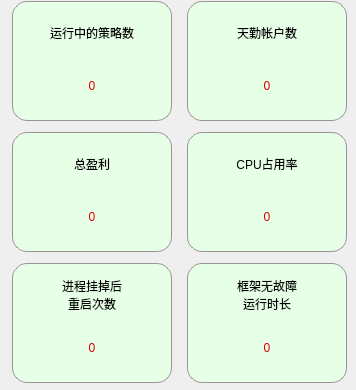
                           <widget class="QFrame" name="frame_4">
                            <property name="sizePolicy">
                             <sizepolicy hsizetype="Expanding" vsizetype="Expanding">
                              <horstretch>0</horstretch>
                              <verstretch>0</verstretch>
                             </sizepolicy>
                            </property>
                            <property name="minimumSize">
                             <size>
                              <width>356</width>
                              <height>390</height>
                             </size>
                            </property>
                            <property name="maximumSize">
                             <size>
                              <width>356</width>
                              <height>16777215</height>
                             </size>
                            </property>
                            <property name="styleSheet">
                             <string notr="true">QFrame {
	border-radius: 20px;
}</string>
                            </property>
                            <property name="frameShape">
                             <enum>QFrame::StyledPanel</enum>
                            </property>
                            <property name="frameShadow">
                             <enum>QFrame::Raised</enum>
                            </property>
                            <layout class="QHBoxLayout" name="horizontalLayout_28">
                             <property name="spacing">
                              <number>5</number>
                             </property>
                             <property name="leftMargin">
                              <number>2</number>
                             </property>
                             <property name="topMargin">
                              <number>0</number>
                             </property>
                             <property name="rightMargin">
                              <number>0</number>
                             </property>
                             <property name="bottomMargin">
                              <number>5</number>
                             </property>
                             <item>
                              <widget class="QFrame" name="frame_53">
                               <property name="frameShape">
                                <enum>QFrame::StyledPanel</enum>
                               </property>
                               <property name="frameShadow">
                                <enum>QFrame::Raised</enum>
                               </property>
                               <layout class="QVBoxLayout" name="verticalLayout_21">
                                <property name="spacing">
                                 <number>10</number>
                                </property>
                                <property name="leftMargin">
                                 <number>10</number>
                                </property>
                                <property name="topMargin">
                                 <number>0</number>
                                </property>
                                <property name="rightMargin">
                                 <number>5</number>
                                </property>
                                <property name="bottomMargin">
                                 <number>0</number>
                                </property>
                                <item>
                                 <widget class="QFrame" name="frame_6">
                                  <property name="minimumSize">
                                   <size>
                                    <width>160</width>
                                    <height>120</height>
                                   </size>
                                  </property>
                                  <property name="maximumSize">
                                   <size>
                                    <width>160</width>
                                    <height>120</height>
                                   </size>
                                  </property>
                                  <property name="styleSheet">
                                   <string notr="true">QFrame {
	background-color: rgb(230, 255, 230);
	border: 1px solid rgb(150, 150, 150);
	border-radius: 15px;
}
QFrame:hover {
	border: 2px solid rgb(0, 0, 0);
}</string>
                                  </property>
                                  <property name="frameShape">
                                   <enum>QFrame::StyledPanel</enum>
                                  </property>
                                  <property name="frameShadow">
                                   <enum>QFrame::Raised</enum>
                                  </property>
                                  <layout class="QVBoxLayout" name="verticalLayout_7">
                                   <item>
                                    <widget class="QLabel" name="label_4">
                                     <property name="minimumSize">
                                      <size>
                                       <width>120</width>
                                       <height>40</height>
                                      </size>
                                     </property>
                                     <property name="styleSheet">
                                      <string notr="true">background-color: none;
color: rgb(0, , 0);
font: 700 14pt &quot;等线&quot;;
border: none;</string>
                                     </property>
                                     <property name="text">
                                      <string>运行中的策略数</string>
                                     </property>
                                     <property name="alignment">
                                      <set>Qt::AlignCenter</set>
                                     </property>
                                    </widget>
                                   </item>
                                   <item>
                                    <widget class="QLabel" name="label_runing_process_quantity">
                                     <property name="minimumSize">
                                      <size>
                                       <width>140</width>
                                       <height>50</height>
                                      </size>
                                     </property>
                                     <property name="maximumSize">
                                      <size>
                                       <width>140</width>
                                       <height>50</height>
                                      </size>
                                     </property>
                                     <property name="styleSheet">
                                      <string notr="true">background-color: rgba(0, 0, 0, 0);
color: rgb(220, 0, 0);
font: 700 14pt &quot;等线&quot;;
border-radius: 15px;
border: none;</string>
                                     </property>
                                     <property name="text">
                                      <string>0</string>
                                     </property>
                                     <property name="alignment">
                                      <set>Qt::AlignCenter</set>
                                     </property>
                                    </widget>
                                   </item>
                                  </layout>
                                 </widget>
                                </item>
                                <item>
                                 <widget class="QFrame" name="frame_8">
                                  <property name="minimumSize">
                                   <size>
                                    <width>160</width>
                                    <height>120</height>
                                   </size>
                                  </property>
                                  <property name="maximumSize">
                                   <size>
                                    <width>160</width>
                                    <height>120</height>
                                   </size>
                                  </property>
                                  <property name="styleSheet">
                                   <string notr="true">QFrame {
	background-color: rgb(230, 255, 230);
	border: 1px solid rgb(150, 150, 150);
	border-radius: 15px;
}
QFrame:hover {
	border: 2px solid rgb(0, 0, 0);
}</string>
                                  </property>
                                  <property name="frameShape">
                                   <enum>QFrame::StyledPanel</enum>
                                  </property>
                                  <property name="frameShadow">
                                   <enum>QFrame::Raised</enum>
                                  </property>
                                  <layout class="QVBoxLayout" name="verticalLayout_8">
                                   <item>
                                    <widget class="QLabel" name="label_10">
                                     <property name="minimumSize">
                                      <size>
                                       <width>120</width>
                                       <height>40</height>
                                      </size>
                                     </property>
                                     <property name="styleSheet">
                                      <string notr="true">background-color: none;
color: rgb(0, , 0);
font: 700 14pt &quot;等线&quot;;
border: none;</string>
                                     </property>
                                     <property name="text">
                                      <string>总盈利</string>
                                     </property>
                                     <property name="alignment">
                                      <set>Qt::AlignCenter</set>
                                     </property>
                                    </widget>
                                   </item>
                                   <item>
                                    <widget class="QLabel" name="label_total_profit">
                                     <property name="minimumSize">
                                      <size>
                                       <width>140</width>
                                       <height>50</height>
                                      </size>
                                     </property>
                                     <property name="maximumSize">
                                      <size>
                                       <width>140</width>
                                       <height>50</height>
                                      </size>
                                     </property>
                                     <property name="styleSheet">
                                      <string notr="true">background-color: rgba(0, 0, 0, 0);
color: rgb(220, 0, 0);
font: 700 14pt &quot;等线&quot;;
border-radius: 15px;
border: none;</string>
                                     </property>
                                     <property name="text">
                                      <string>0</string>
                                     </property>
                                     <property name="alignment">
                                      <set>Qt::AlignCenter</set>
                                     </property>
                                    </widget>
                                   </item>
                                  </layout>
                                 </widget>
                                </item>
                                <item>
                                 <widget class="QFrame" name="frame_27">
                                  <property name="minimumSize">
                                   <size>
                                    <width>160</width>
                                    <height>120</height>
                                   </size>
                                  </property>
                                  <property name="maximumSize">
                                   <size>
                                    <width>160</width>
                                    <height>120</height>
                                   </size>
                                  </property>
                                  <property name="styleSheet">
                                   <string notr="true">QFrame {
	background-color: rgb(230, 255, 230);
	border: 1px solid rgb(150, 150, 150);
	border-radius: 15px;
}
QFrame:hover {
	border: 2px solid rgb(0, 0, 0);
}</string>
                                  </property>
                                  <property name="frameShape">
                                   <enum>QFrame::StyledPanel</enum>
                                  </property>
                                  <property name="frameShadow">
                                   <enum>QFrame::Raised</enum>
                                  </property>
                                  <layout class="QVBoxLayout" name="verticalLayout_24">
                                   <property name="spacing">
                                    <number>6</number>
                                   </property>
                                   <property name="leftMargin">
                                    <number>9</number>
                                   </property>
                                   <property name="topMargin">
                                    <number>9</number>
                                   </property>
                                   <property name="rightMargin">
                                    <number>9</number>
                                   </property>
                                   <property name="bottomMargin">
                                    <number>9</number>
                                   </property>
                                   <item>
                                    <widget class="QLabel" name="label_12">
                                     <property name="minimumSize">
                                      <size>
                                       <width>120</width>
                                       <height>40</height>
                                      </size>
                                     </property>
                                     <property name="styleSheet">
                                      <string notr="true">background-color: none;
color: rgb(0, , 0);
font: 700 14pt &quot;等线&quot;;
border: none;</string>
                                     </property>
                                     <property name="text">
                                      <string>进程挂掉后
重启次数</string>
                                     </property>
                                     <property name="alignment">
                                      <set>Qt::AlignCenter</set>
                                     </property>
                                    </widget>
                                   </item>
                                   <item>
                                    <widget class="QLabel" name="label_process_reboot_quantity">
                                     <property name="minimumSize">
                                      <size>
                                       <width>140</width>
                                       <height>50</height>
                                      </size>
                                     </property>
                                     <property name="maximumSize">
                                      <size>
                                       <width>200</width>
                                       <height>50</height>
                                      </size>
                                     </property>
                                     <property name="styleSheet">
                                      <string notr="true">background-color: rgba(0, 0, 0, 0);
color: rgb(220, 0, 0);
font: 700 14pt &quot;等线&quot;;
border-radius: 15px;
border: none;</string>
                                     </property>
                                     <property name="text">
                                      <string>0</string>
                                     </property>
                                     <property name="alignment">
                                      <set>Qt::AlignCenter</set>
                                     </property>
                                    </widget>
                                   </item>
                                  </layout>
                                 </widget>
                                </item>
                               </layout>
                              </widget>
                             </item>
                             <item>
                              <widget class="QFrame" name="frame_54">
                               <property name="frameShape">
                                <enum>QFrame::StyledPanel</enum>
                               </property>
                               <property name="frameShadow">
                                <enum>QFrame::Raised</enum>
                               </property>
                               <layout class="QVBoxLayout" name="verticalLayout_35">
                                <property name="spacing">
                                 <number>10</number>
                                </property>
                                <property name="leftMargin">
                                 <number>5</number>
                                </property>
                                <property name="topMargin">
                                 <number>0</number>
                                </property>
                                <property name="rightMargin">
                                 <number>5</number>
                                </property>
                                <property name="bottomMargin">
                                 <number>0</number>
                                </property>
                                <item>
                                 <widget class="QFrame" name="frame_7">
                                  <property name="minimumSize">
                                   <size>
                                    <width>160</width>
                                    <height>120</height>
                                   </size>
                                  </property>
                                  <property name="maximumSize">
                                   <size>
                                    <width>160</width>
                                    <height>120</height>
                                   </size>
                                  </property>
                                  <property name="styleSheet">
                                   <string notr="true">QFrame {
	background-color: rgb(230, 255, 230);
	border: 1px solid rgb(150, 150, 150);
	border-radius: 15px;
}
QFrame:hover {
	border: 2px solid rgb(0, 0, 0);
}</string>
                                  </property>
                                  <property name="frameShape">
                                   <enum>QFrame::StyledPanel</enum>
                                  </property>
                                  <property name="frameShadow">
                                   <enum>QFrame::Raised</enum>
                                  </property>
                                  <layout class="QVBoxLayout" name="verticalLayout_9">
                                   <item>
                                    <widget class="QLabel" name="label_7">
                                     <property name="minimumSize">
                                      <size>
                                       <width>120</width>
                                       <height>40</height>
                                      </size>
                                     </property>
                                     <property name="styleSheet">
                                      <string notr="true">background-color: none;
color: rgb(0, , 0);
font: 700 14pt &quot;等线&quot;;
border: none;</string>
                                     </property>
                                     <property name="text">
                                      <string>天勤帐户数</string>
                                     </property>
                                     <property name="alignment">
                                      <set>Qt::AlignCenter</set>
                                     </property>
                                    </widget>
                                   </item>
                                   <item>
                                    <widget class="QLabel" name="label_tq_account_quantity">
                                     <property name="minimumSize">
                                      <size>
                                       <width>140</width>
                                       <height>50</height>
                                      </size>
                                     </property>
                                     <property name="maximumSize">
                                      <size>
                                       <width>140</width>
                                       <height>50</height>
                                      </size>
                                     </property>
                                     <property name="styleSheet">
                                      <string notr="true">background-color: rgba(0, 0, 0, 0);
color: rgb(220, 0, 0);
font: 700 14pt &quot;等线&quot;;
border-radius: 15px;
border: none;</string>
                                     </property>
                                     <property name="text">
                                      <string>0</string>
                                     </property>
                                     <property name="alignment">
                                      <set>Qt::AlignCenter</set>
                                     </property>
                                    </widget>
                                   </item>
                                  </layout>
                                 </widget>
                                </item>
                                <item>
                                 <widget class="QFrame" name="frame_9">
                                  <property name="minimumSize">
                                   <size>
                                    <width>160</width>
                                    <height>120</height>
                                   </size>
                                  </property>
                                  <property name="maximumSize">
                                   <size>
                                    <width>160</width>
                                    <height>120</height>
                                   </size>
                                  </property>
                                  <property name="styleSheet">
                                   <string notr="true">QFrame {
	background-color: rgb(230, 255, 230);
	border: 1px solid rgb(150, 150, 150);
	border-radius: 15px;
}
QFrame:hover {
	border: 2px solid rgb(0, 0, 0);
}</string>
                                  </property>
                                  <property name="frameShape">
                                   <enum>QFrame::StyledPanel</enum>
                                  </property>
                                  <property name="frameShadow">
                                   <enum>QFrame::Raised</enum>
                                  </property>
                                  <layout class="QVBoxLayout" name="verticalLayout_10">
                                   <item>
                                    <widget class="QLabel" name="label_26">
                                     <property name="minimumSize">
                                      <size>
                                       <width>120</width>
                                       <height>40</height>
                                      </size>
                                     </property>
                                     <property name="styleSheet">
                                      <string notr="true">background-color: none;
color: rgb(0, , 0);
font: 700 14pt &quot;等线&quot;;
border: none;</string>
                                     </property>
                                     <property name="text">
                                      <string>CPU占用率</string>
                                     </property>
                                     <property name="alignment">
                                      <set>Qt::AlignCenter</set>
                                     </property>
                                    </widget>
                                   </item>
                                   <item>
                                    <widget class="QLabel" name="label_cpu_occupancy">
                                     <property name="minimumSize">
                                      <size>
                                       <width>140</width>
                                       <height>50</height>
                                      </size>
                                     </property>
                                     <property name="maximumSize">
                                      <size>
                                       <width>140</width>
                                       <height>50</height>
                                      </size>
                                     </property>
                                     <property name="styleSheet">
                                      <string notr="true">background-color: rgba(0, 0, 0, 0);
color: rgb(220, 0, 0);
font: 700 14pt &quot;等线&quot;;
border-radius: 15px;
border: none;</string>
                                     </property>
                                     <property name="text">
                                      <string>0</string>
                                     </property>
                                     <property name="alignment">
                                      <set>Qt::AlignCenter</set>
                                     </property>
                                    </widget>
                                   </item>
                                  </layout>
                                 </widget>
                                </item>
                                <item>
                                 <widget class="QFrame" name="frame_26">
                                  <property name="minimumSize">
                                   <size>
                                    <width>160</width>
                                    <height>120</height>
                                   </size>
                                  </property>
                                  <property name="maximumSize">
                                   <size>
                                    <width>160</width>
                                    <height>120</height>
                                   </size>
                                  </property>
                                  <property name="styleSheet">
                                   <string notr="true">QFrame {
	background-color: rgb(230, 255, 230);
	border: 1px solid rgb(150, 150, 150);
	border-radius: 15px;
}
QFrame:hover {
	border: 2px solid rgb(0, 0, 0);
}</string>
                                  </property>
                                  <property name="frameShape">
                                   <enum>QFrame::StyledPanel</enum>
                                  </property>
                                  <property name="frameShadow">
                                   <enum>QFrame::Raised</enum>
                                  </property>
                                  <layout class="QVBoxLayout" name="verticalLayout_23">
                                   <item>
                                    <widget class="QLabel" name="label_6">
                                     <property name="minimumSize">
                                      <size>
                                       <width>120</width>
                                       <height>40</height>
                                      </size>
                                     </property>
                                     <property name="styleSheet">
                                      <string notr="true">background-color: none;
color: rgb(0, , 0);
font: 700 14pt &quot;等线&quot;;
border: none;</string>
                                     </property>
                                     <property name="text">
                                      <string>框架无故障
运行时长</string>
                                     </property>
                                     <property name="alignment">
                                      <set>Qt::AlignCenter</set>
                                     </property>
                                    </widget>
                                   </item>
                                   <item>
                                    <widget class="QLabel" name="label_frame_runing_time">
                                     <property name="sizePolicy">
                                      <sizepolicy hsizetype="Expanding" vsizetype="Preferred">
                                       <horstretch>0</horstretch>
                                       <verstretch>0</verstretch>
                                      </sizepolicy>
                                     </property>
                                     <property name="minimumSize">
                                      <size>
                                       <width>140</width>
                                       <height>50</height>
                                      </size>
                                     </property>
                                     <property name="maximumSize">
                                      <size>
                                       <width>200</width>
                                       <height>80</height>
                                      </size>
                                     </property>
                                     <property name="styleSheet">
                                      <string notr="true">background-color: rgba(0, 0, 0, 0);
color: rgb(220, 0, 0);
font: 700 14pt &quot;等线&quot;;
border-radius: 15px;
border: none;</string>
                                     </property>
                                     <property name="text">
                                      <string>0</string>
                                     </property>
                                     <property name="alignment">
                                      <set>Qt::AlignCenter</set>
                                     </property>
                                    </widget>
                                   </item>
                                  </layout>
                                 </widget>
                                </item>
                               </layout>
                              </widget>
                             </item>
                            </layout>
                           </widget>
